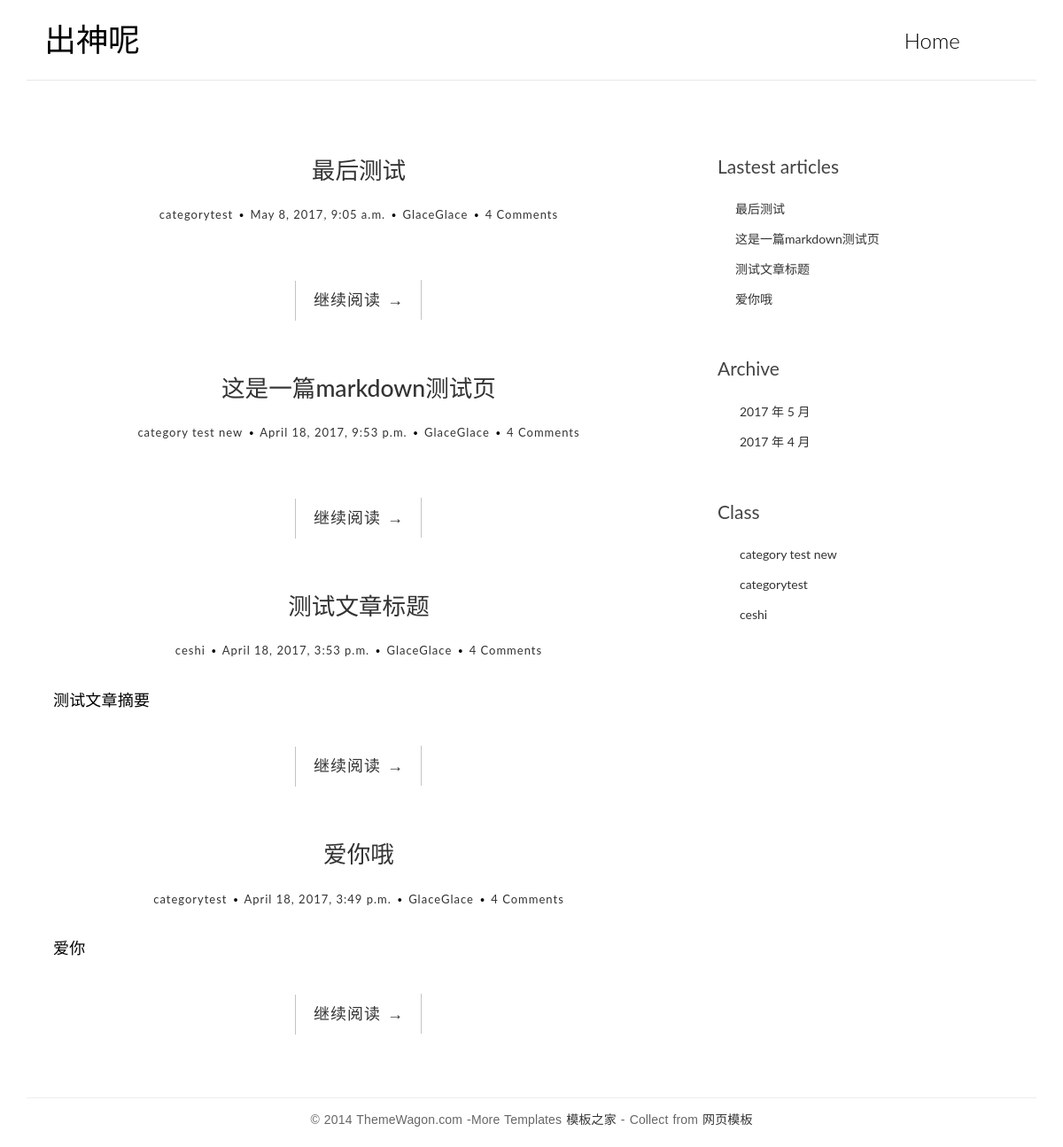
Before: / with the older database file.
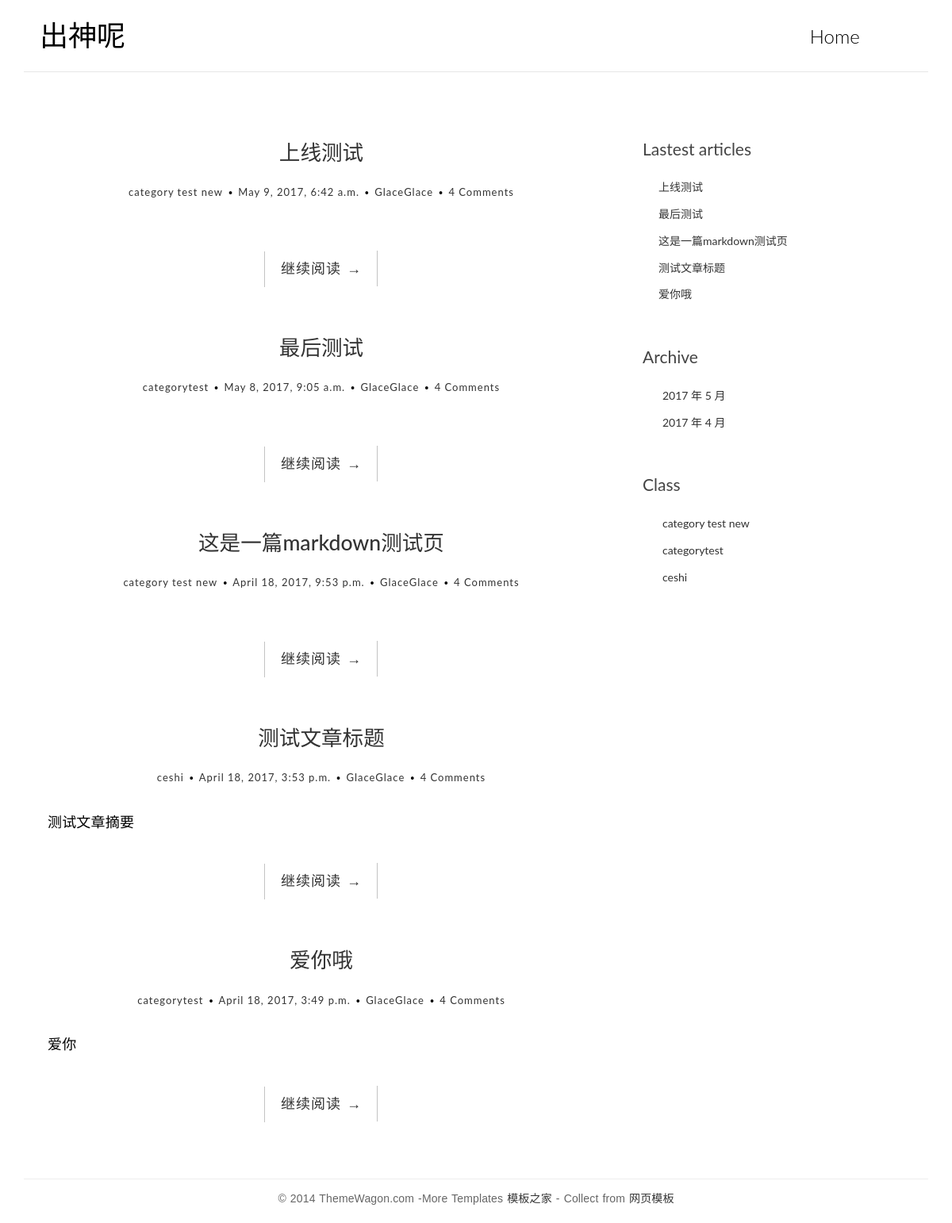
After: the same page with the newer database file.
### app_blog/models.py (models this page shows, shortened)
class Post(models.Model):
	title = models.CharField(max_length=70)
	body = RichTextField()
	created_time = models.DateTimeField()
	modified_time = models.DateTimeField()
	excerpt = models.CharField(max_length=200, blank=True) #文章摘要，内容可以为空
	category = models.ForeignKey(Category)
	tags = models.ManyToManyField(Tag, blank=True)
	author = models.ForeignKey(User)
	def get_absolute_url(self):
		return reverse('app_blog:detail', kwargs={'pk':self.pk})
	class Meta:
		ordering = ['-created_time','title']

class Category(models.Model):
	name = models.CharField(max_length=100)

### app_blog/views.py (the view)
# urls.py: url(r'^$', views.index, name='index'),
def index(request):
    post_list = Post.objects.all().order_by('-created_time')
    return render(request, 'app_blog/index.html', context={'post_list': post_list})

### app_blog/templatetags/blog_tags.py (called while the page is built)
@register.simple_tag
def get_recent_posts(num=5):
	return Post.objects.all()[:num]#侧边栏的最近发表

@register.simple_tag
def archives():
	return Post.objects.dates('created_time', 'month', order='DESC')#归档

@register.simple_tag
def get_categories():
	return Category.objects.all()#分类

### templates/app_blog/index.html
{% extends 'base.html' %}
{% block main %}
	{% for post in post_list %}
						<article class="post post-1">
							<header class="entry-header">
								<h1 class="entry-title">
									<a href="{{ post.get_absolute_url }}">{{ post.title }}</a>
								</h1>
								<div class="entry-meta">
									<span class="post-category"><a href="#">{{ post.category.name }}</a></span>
									<span class="post-date"><a href="#"><time class="entry-date" datetime="{{ post.created_time }}">{{ post.created_time }}</time></a></span>
									<span class="post-author"><a href="#">{{ post.author }}</a></span>
									<span class="comments-link"><a href="#">4 Comments</a></span>
								</div>
							</header>
							<div class="entry-content clearfix">
								<p>{{ post.excerpt }}</p>
								<div class="read-more cl-effect-14">
									<a href="{{ post.get_absolute_url }}" class="more-link">继续阅读 <span class="meta-nav">→</span></a>
								</div>
							</div>
						</article>
	{% empty %}
						<div class='no-post'>暂时还没有发布的文章！</div>
	{% endfor %}
{% endblock main %}

### templates/base.html (shortened to what this page needs)
{% load blog_tags %}
<!DOCTYPE html>
<html>
	<head>
	    {% load staticfiles %}
		<link rel="stylesheet" href="{% static 'app_blog/css/bootstrap.min.css' %}">
		<link rel="stylesheet" href="http://code.ionicframework.com/ionicons/2.0.1/css/ionicons.min.css">
		<link rel="stylesheet" href="{% static 'app_blog/css/pace.css' %}">
	    <link rel="stylesheet" href="{% static 'app_blog/css/custom.css' %}">
	    <link rel="stylesheet" href="{% static 'app_blog/css/friendly.css' %}">
	</head>
	<body>
		<div class="container">
			<header id="site-header">
				<div class="row">
					<div class="col-md-4 col-sm-5 col-xs-8">
						<div class="logo">
							<h1><a href={% url 'app_blog:index' %}>出神呢</a></h1>
						</div>
					</div>
					<div class="col-md-8 col-sm-7 col-xs-4">
						<nav class="main-nav" role="navigation">
							<div class="collapse navbar-collapse" id="bs-example-navbar-collapse-1">
  								<ul class="nav navbar-nav navbar-right">
    								<li class="cl-effect-11"><a href={% url 'app_blog:index' %} >Home</a></li>
  								</ul>
							</div>
						</nav>
					</div>
				</div>
			</header>
		</div>
		<div class="content-body">
			<div class="container">
				<div class="row">
					<main class="col-md-8">
						{% block main %}
						{% endblock main %}
					</main>
					<aside class="col-md-4">
						<div class="widget widget-recent-posts">
							<h3 class="widget-title">Lastest articles</h3>
							{% get_recent_posts as recent_post_list %}
							<ul>
								{% for post in recent_post_list %}
								<li>
									<a href="{{ post.get_absolute_url }}">{{ post.title }}</a>
								</li>
								{% endfor %}
							</ul>
						</div>
						<div class="widget widget-archives">
							<h3 class="widget-title">Archive</h3>
							{% archives as date_list %}
							<ul>
								{% for date in date_list %}
								<li>
									<a href="{% url 'app_blog:archives' date.year date.month %}">{{ date.year }} 年 {{ date.month }} 月</a>
								</li>
								{% endfor %}
							</ul>
						</div>
						<div class="widget widget-category">
							<h3 class="widget-title">Class</h3>
							{% get_categories as category_list %}
							<ul>
								{% for category in category_list %}
								<li>
									<a href="{% url 'app_blog:category' category.pk %}">{{ category.name }}</a>
								</li>
								{% endfor %}
							</ul>
						</div>
					</aside>
				</div>
			</div>
		</div>
		<footer id="site-footer">
			<div class="container">
				<div class="row">
					<div class="col-md-12">
						<p class="copyright">&copy; 2014 ThemeWagon.com -More Templates <a href="http://www.cssmoban.com/" target="_blank" title="模板之家">模板之家</a> - Collect from <a href="http://www.cssmoban.com/" title="网页模板" target="_blank">网页模板</a></p>
					</div>
				</div>
			</div>
		</footer>
	</body>
</html>

Changed rows visible on the page:
added Post: title "上线测试", category.name "category test new", created_time "May 9, 2017, 6:42 a.m.", author "GlaceGlace"
